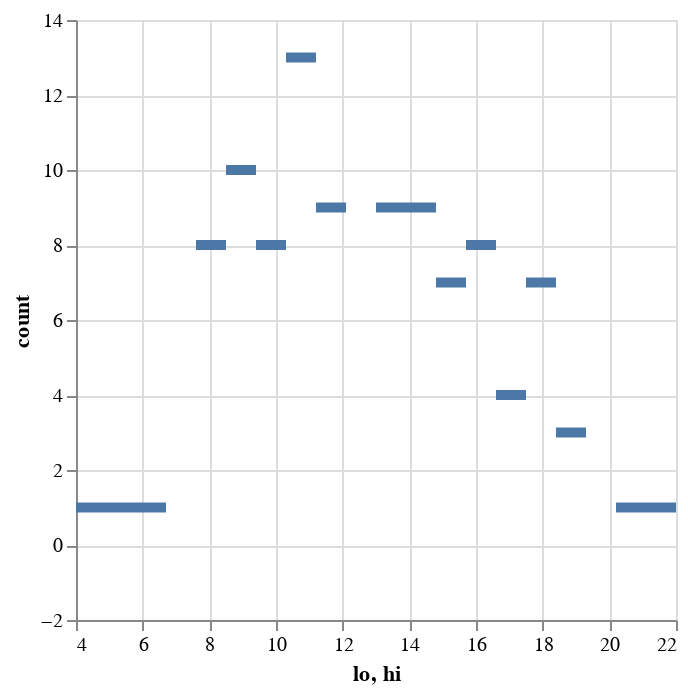
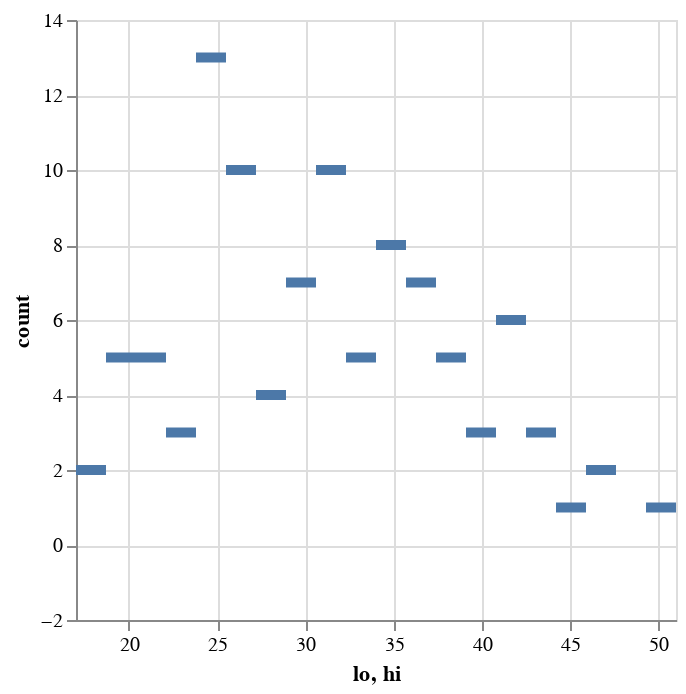
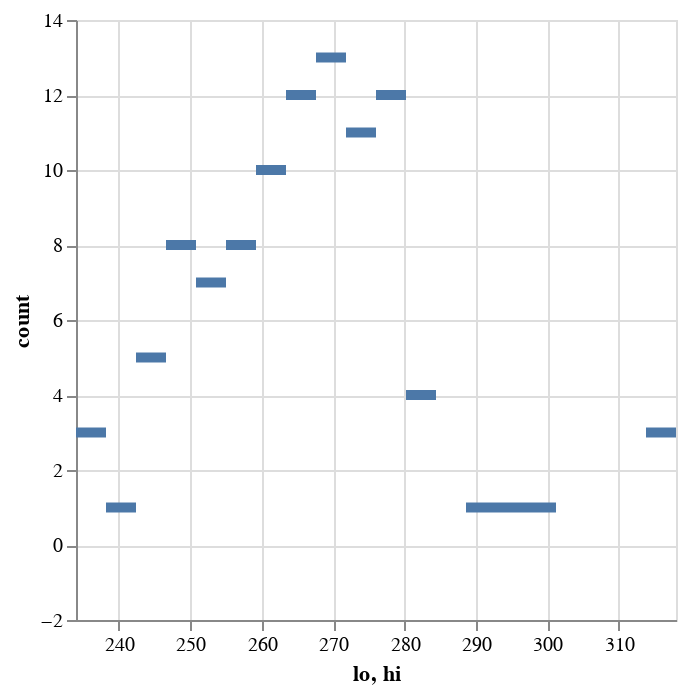

Here is the notebook cell these charts were saved with, in order:
### Markdown cell above
## Distribution of Model Predictions

### Code cell
histogram(sample(model1.I at max(data.time) + 7, 100), 20)
histogram(sample(model2.I at max(data.time) + 7, 100), 20)
histogram(sample(model3.I at max(data.time) + 7, 100), 20)

### Figure 1 — Vega-Lite specification as saved in the notebook (floating-point values rounded to 4 significant figures)
{"$schema": "https://vega.github.io/schema/vega-lite/v4.json", "data": {"values": [{"count": 8, "hi": 8.5, "lo": 7.6}, {"count": 7, "hi": 18.4, "lo": 17.5}, {"count": 1, "hi": 21.1, "lo": 20.2}, {"count": 7, "hi": 15.7, "lo": 14.8}, {"count": 9, "hi": 12.1, "lo": 11.2}, {"count": 1, "hi": 22, "lo": 21.1}, {"count": 1, "hi": 6.7, "lo": 5.8}, {"count": 8, "hi": 16.6, "lo": 15.7}, {"count": 3, "hi": 19.3, "lo": 18.4}, {"count": 13, "hi": 11.2, "lo": 10.3}, {"count": 1, "hi": 5.8, "lo": 4.9}, {"count": 9, "hi": 13.9, "lo": 13}, {"count": 8, "hi": 10.3, "lo": 9.4}, {"count": 9, "hi": 14.8, "lo": 13.9}, {"count": 1, "hi": 4.9, "lo": 4}, {"count": 4, "hi": 17.5, "lo": 16.6}, {"count": 10, "hi": 9.4, "lo": 8.5}]}, "encoding": {"x": {"bin": {"binned": "true", "step": 0.9}, "field": "lo"}, "x2": {"field": "hi"}, "y": {"field": "count", "type": "quantitative"}}, "mark": "bar"}

### Figure 2 — Vega-Lite specification as saved in the notebook (floating-point values rounded to 4 significant figures)
{"$schema": "https://vega.github.io/schema/vega-lite/v4.json", "data": {"values": [{"count": 13, "hi": 25.5, "lo": 23.8}, {"count": 3, "hi": 44.2, "lo": 42.5}, {"count": 5, "hi": 34, "lo": 32.3}, {"count": 5, "hi": 39.1, "lo": 37.4}, {"count": 3, "hi": 23.8, "lo": 22.1}, {"count": 10, "hi": 32.3, "lo": 30.6}, {"count": 1, "hi": 51, "lo": 49.3}, {"count": 5, "hi": 22.1, "lo": 20.4}, {"count": 3, "hi": 40.8, "lo": 39.1}, {"count": 1, "hi": 45.9, "lo": 44.2}, {"count": 7, "hi": 30.6, "lo": 28.9}, {"count": 5, "hi": 20.4, "lo": 18.7}, {"count": 8, "hi": 35.7, "lo": 34}, {"count": 4, "hi": 28.9, "lo": 27.2}, {"count": 2, "hi": 47.6, "lo": 45.9}, {"count": 7, "hi": 37.4, "lo": 35.7}, {"count": 2, "hi": 18.7, "lo": 17}, {"count": 6, "hi": 42.5, "lo": 40.8}, {"count": 10, "hi": 27.2, "lo": 25.5}]}, "encoding": {"x": {"bin": {"binned": "true", "step": 1.7}, "field": "lo"}, "x2": {"field": "hi"}, "y": {"field": "count", "type": "quantitative"}}, "mark": "bar"}

### Figure 3 — Vega-Lite specification as saved in the notebook (floating-point values rounded to 4 significant figures)
{"$schema": "https://vega.github.io/schema/vega-lite/v4.json", "data": {"values": [{"count": 7, "hi": 255, "lo": 250.8}, {"count": 1, "hi": 301.2, "lo": 297}, {"count": 11, "hi": 276, "lo": 271.8}, {"count": 8, "hi": 250.8, "lo": 246.6}, {"count": 13, "hi": 271.8, "lo": 267.6}, {"count": 3, "hi": 318, "lo": 313.8}, {"count": 5, "hi": 246.6, "lo": 242.4}, {"count": 1, "hi": 292.8, "lo": 288.6}, {"count": 12, "hi": 267.6, "lo": 263.4}, {"count": 1, "hi": 242.4, "lo": 238.2}, {"count": 12, "hi": 280.2, "lo": 276}, {"count": 10, "hi": 263.4, "lo": 259.2}, {"count": 4, "hi": 284.4, "lo": 280.2}, {"count": 3, "hi": 238.2, "lo": 234}, {"count": 1, "hi": 297, "lo": 292.8}, {"count": 8, "hi": 259.2, "lo": 255}]}, "encoding": {"x": {"bin": {"binned": "true", "step": 4.2}, "field": "lo"}, "x2": {"field": "hi"}, "y": {"field": "count", "type": "quantitative"}}, "mark": "bar"}
